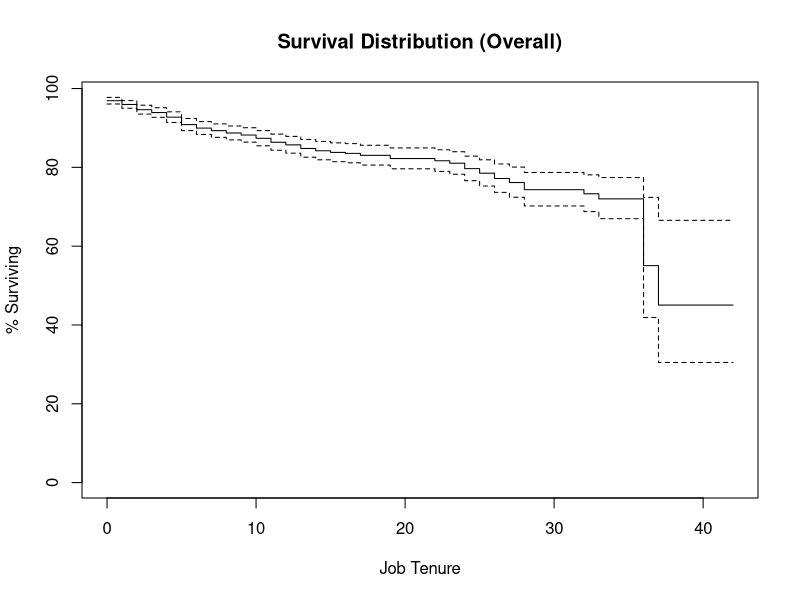
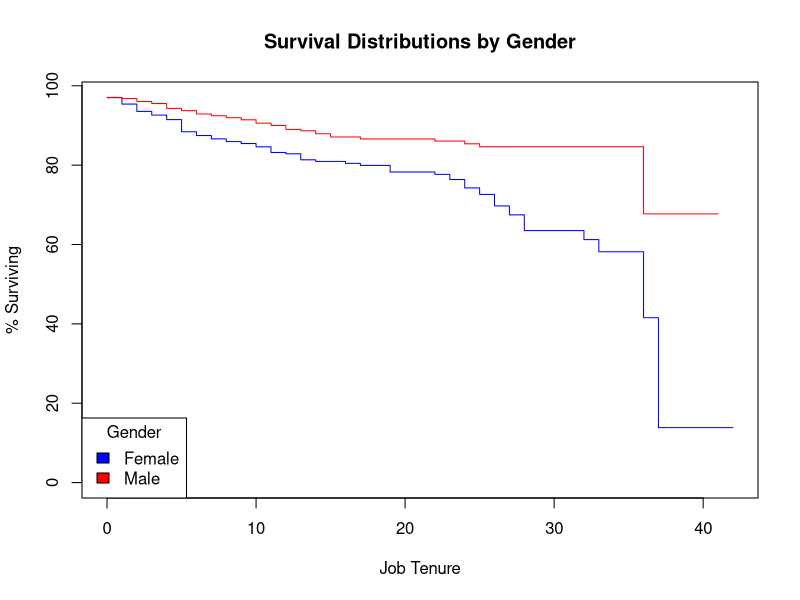

These figures' R source, in order:
### Kaplan-Meier Survival analysis test

#setting the default working directory
install.packages("rstudioapi")
install.packages("survival")
library(rstudioapi)
library(rmarkdown)
library(knitr)
library(survival)
setwd(dirname(rstudioapi::getActiveDocumentContext()$path))

rm(list=ls())

# loading data
Data <- read.table("sampleData_survivalAnalysis.csv", sep = ",", header = TRUE)
colnames(Data)

Data$Gender <- factor(Data$Gender,
                              levels = c(0, 1), labels = c("Female", "Male"))

# frequency of genders
Freq1 <-table(Data$Gender)
Freq1

#frequency of leavers
Data$LeaverStatus2 <- factor(Data$LeaverStatus,
                                       levels = c(0, 1), labels = c("Stayer",
                                                                    "Leaver"))
Freq2 <- table(Data$LeaverStatus2)
Freq2

#Kaplan-Meier Analysis

# Survival analyses overall
kmall <- survfit(Surv(LengthOfService, LeaverStatus) ~ 1, data =
                   Data)

# Prints the event (leaver) data, mean, and median survival
print(kmall, print.rmean = TRUE)

# Prints the survival table statistics
summary(kmall)

# Plot of the overall turnover/tenure data
plot(kmall, xlab = "Job Tenure",
     ylab = "% Surviving", yscale = 100,
     main = "Survival Distribution (Overall)")

# Conduct survival analyses by Gender
kmGEN <- survfit(Surv(LengthOfService, LeaverStatus) ~ Gender, data =
                   Data)

# Prints the event (leaver) data, mean, and median survival for this gender analyses
print(kmGEN, print.rmean = TRUE)

# Prints the survival table statistics
summary(kmGEN)

#prints the number of events (leaver), mean, and median survival by
# gender
print(kmGEN, print.rmean = TRUE)

# Plot of the different survival curves across males V females
plot(kmGEN, xlab = "Job Tenure",
     ylab = "% Surviving", yscale = 100, col = c("blue","red"),
     main = "Survival Distributions by Gender")
legend("bottomleft", title = "Gender", legend = c("Female", "Male"),
       fill = c("blue", "red"))

# Obtain the significance of any differences in survival patterns across
# gender (0 = female, 1 = male)
survdiff(Surv(LengthOfService, LeaverStatus) ~ Gender, data =
           Data)
